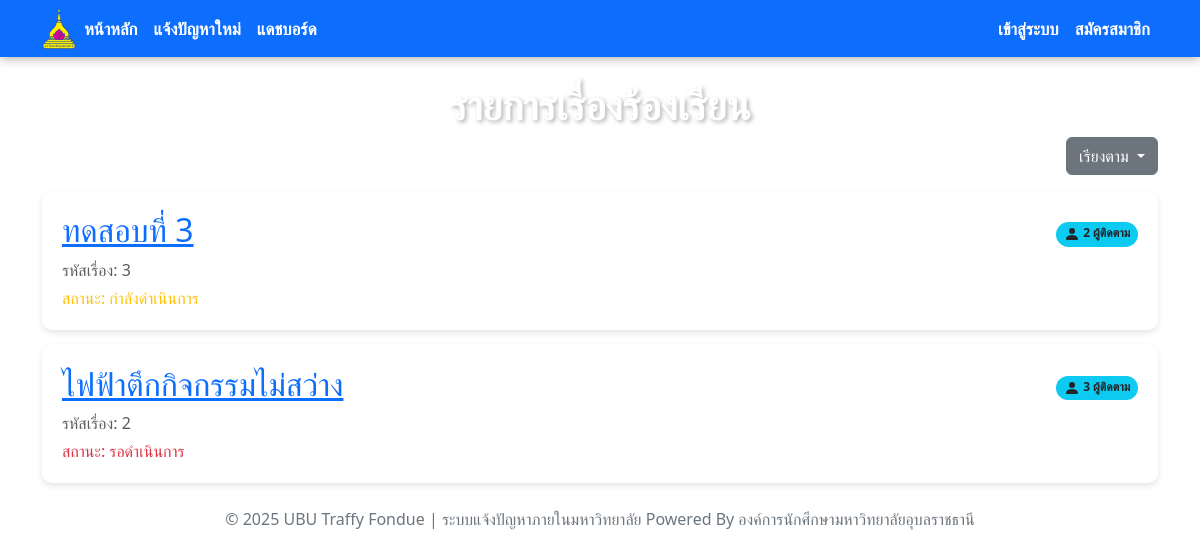
The app's page /, older data.
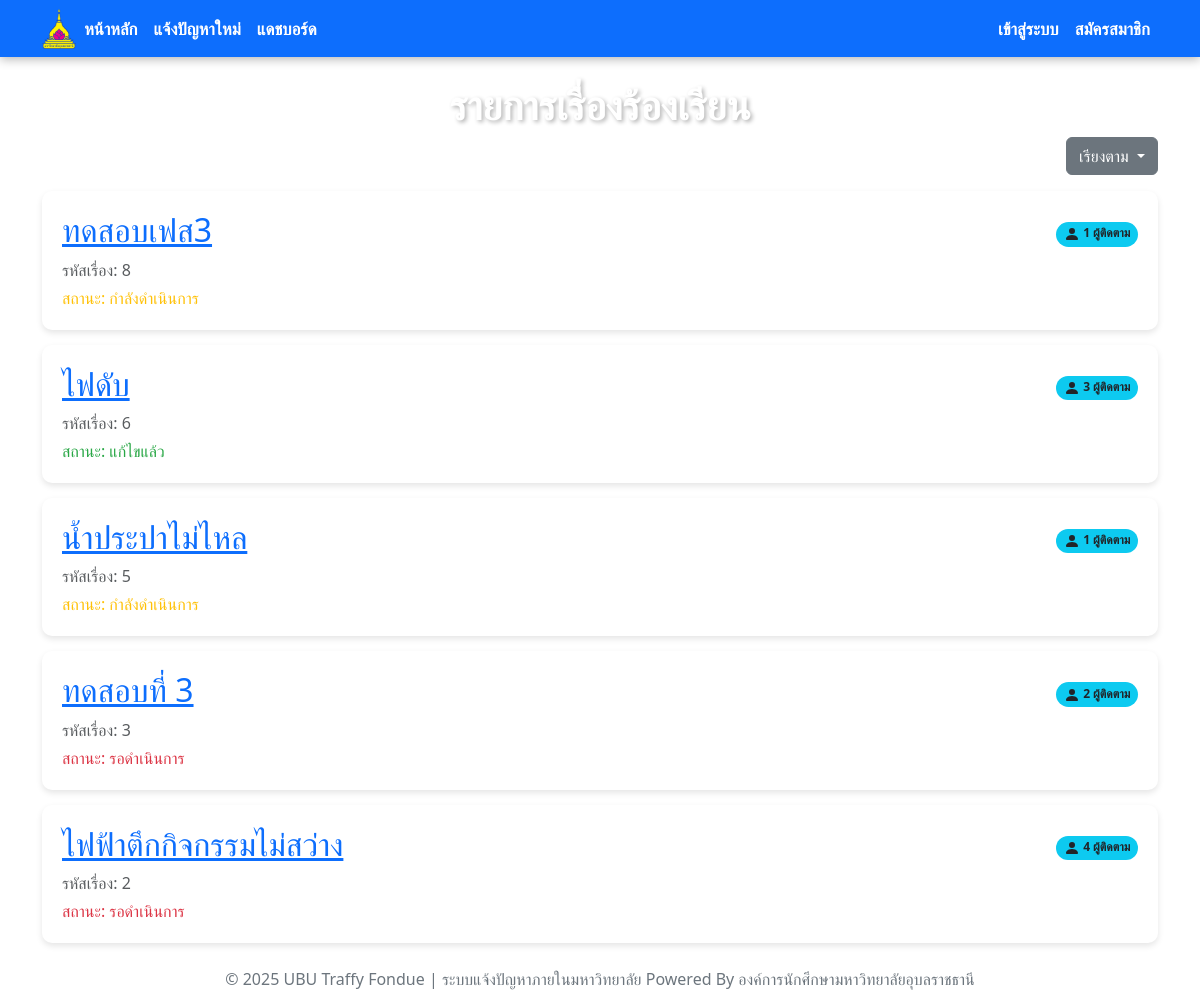
The same page, newer data.
### core/models.py (models this page shows, shortened)
class Case(models.Model):
    STATUS_CHOICES = [
        ('pending', 'รอดำเนินการ'),
        ('in_progress', 'กำลังดำเนินการ'),
        ('resolved', 'แก้ไขแล้ว'),
    ]
    CATEGORY_CHOICES = [
        ('electrical', 'ไฟฟ้า'),
        ('water_supply', 'ประปา'),
        ('road_damage', 'ถนน/ทางเท้า'),
        ('other', 'อื่นๆ'),
    ]
    title = models.CharField(max_length=200)
    description = models.TextField()
    status = models.CharField(max_length=20, choices=STATUS_CHOICES, default='pending')
    category = models.CharField(max_length=50, choices=CATEGORY_CHOICES)
    reporter = models.ForeignKey(User, on_delete=models.CASCADE, related_name='reported_cases')
    created_at = models.DateTimeField(auto_now_add=True)
    updated_at = models.DateTimeField(auto_now=True)
    image_file = models.ImageField(upload_to='case_images/', blank=True, null=True)

### core/views.py (the view)
# urls.py: path('', views.home_view, name='home'),
def home_view(request):
    sort_by = request.GET.get('sort', '-created_at')
    all_cases = Case.objects.annotate(
        follower_count=Count('followers')
    ).order_by(sort_by)
    context = {
        'all_cases': all_cases,
        'status_choices': Case.STATUS_CHOICES, # ส่งตัวเลือกสถานะไปด้วย
    }
    return render(request, 'core/home.html', context)

### core/templates/core/home.html (shortened to what this page needs)
{% extends 'core/base.html' %}
{% load custom_filters %}
{% block content %}
    <h1 class="text-white text-center fw-bold" style="text-shadow: 2px 2px 4px rgba(0,0,0,0.3);">รายการเรื่องร้องเรียน</h1>
    <div class="mb-3 d-flex justify-content-end">
        <div class="dropdown">
            <button class="btn btn-secondary dropdown-toggle" type="button" data-bs-toggle="dropdown" aria-expanded="false">
                เรียงตาม
            </button>
        </div>
    </div>
    {% if all_cases %}
        {% for case in all_cases %}
            <div class="case-card">
                <div class="d-flex justify-content-between align-items-center">
                    <h2><a href="{% url 'case_detail' case.id %}">{{ case.title }}</a></h2>
                    <span class="badge rounded-pill bg-info text-dark">
                        <svg xmlns="http://www.w3.org/2000/svg" width="16" height="16" fill="currentColor" class="bi bi-person-fill" viewBox="0 0 16 16">
                            <path d="M3 14s-1 0-1-1 1-4 6-4 6 3 6 4-1 1-1 1H3zm5-6a3 3 0 1 0 0-6 3 3 0 0 0 0 6z"/>
                        </svg>
                        {{ case.follower_count }} ผู้ติดตาม
                    </span>
                </div>
                <p class="text-muted mb-1">รหัสเรื่อง: {{ case.id }}</p>
                <span class="status-{{ case.status }}">สถานะ: {{ case.get_status_display }}</span>
            </div>
        {% endfor %}
    {% else %}
        <div class="alert alert-info text-center">
            ยังไม่มีเรื่องร้องเรียนในระบบ
        </div>
    {% endif %}
    <footer class="text-center mt-4 text-secondary">
        © 2025 UBU Traffy Fondue | ระบบแจ้งปัญหาภายในมหาวิทยาลัย Powered By องค์การนักศึกษามหาวิทยาลัยอุบลราชธานี
    </footer>
{% endblock %}

### core/templates/core/base.html (shortened to what this page needs)
{% load static %}
<!DOCTYPE html>
<html lang="th">
<head>
    <link href="https://cdn.jsdelivr.net/npm/bootstrap@5.3.3/dist/css/bootstrap.min.css" rel="stylesheet">
</head>
<body>
    <nav class="navbar navbar-expand-lg navbar-dark bg-primary">
        <div class="container">
            <img src="{% static 'images/Ubon_Ratchathani_Univ_Emblem.svg.png' %}" alt="Logo" style="height: 40px;">
            <div class="collapse navbar-collapse" id="navbarNav">
                <ul class="navbar-nav me-auto">
                    <li class="nav-item">
                        <a class="nav-link" href="{% url 'home' %}">หน้าหลัก</a>
                    </li>
                    <li class="nav-item">
                        <a class="nav-link" href="{% url 'create_case' %}">แจ้งปัญหาใหม่</a>
                    </li>
                    <li class="nav-item">
                        <a class="nav-link" href="{% url 'public_dashboard' %}">แดชบอร์ด</a>
                    </li>
                </ul>
                <ul class="navbar-nav ms-auto">
                    {% if user.is_authenticated %}
                        <li class="nav-item dropdown">
                            <a class="nav-link dropdown-toggle" href="#" id="navbarDropdown" role="button" data-bs-toggle="dropdown" aria-expanded="false">
                                สวัสดี, {{ user.username }}
                            </a>
                            <ul class="dropdown-menu" aria-labelledby="navbarDropdown">
                                    <li><a class="dropdown-item" href="{% url 'profile' %}">โปรไฟล์ของฉัน</a></li>
                                    <li><hr class="dropdown-divider"></li>
                                    <li>
                                        <form method="post" action="{% url 'logout' %}">
                                            {% csrf_token %}
                                            <button type="submit" class="dropdown-item text-danger">ออกจากระบบ</button>
                                        </form>
                                    </li>
                                </ul>
                        </li>
                    {% else %}
                        <li class="nav-item">
                            <a class="nav-link" href="{% url 'login' %}">เข้าสู่ระบบ</a>
                        </li>
                        <li class="nav-item">
                            <a class="nav-link" href="{% url 'signup' %}">สมัครสมาชิก</a>
                        </li>
                    {% endif %}
                </ul>
            </div>
        </div>
    </nav>
    <div class="container mt-4">
        {% block content %}{% endblock %}
    </div>
</body>
</html>

Row changes from the older to the newer data that the page shows:
added Case: title "ทดสอบเฟส3", follower_count "1", id "8", status "กำลังดำเนินการ"
added Case: title "ไฟดับ", follower_count "3", id "6", status "แก้ไขแล้ว"
added Case: title "น้ำประปาไม่ไหล", follower_count "1", id "5", status "กำลังดำเนินการ"
changed Case "ทดสอบที่ 3": status "กำลังดำเนินการ" → "รอดำเนินการ"
computed for Case "ไฟฟ้าตึกกิจกรรมไม่สว่าง": follower_count "3" → "4"
